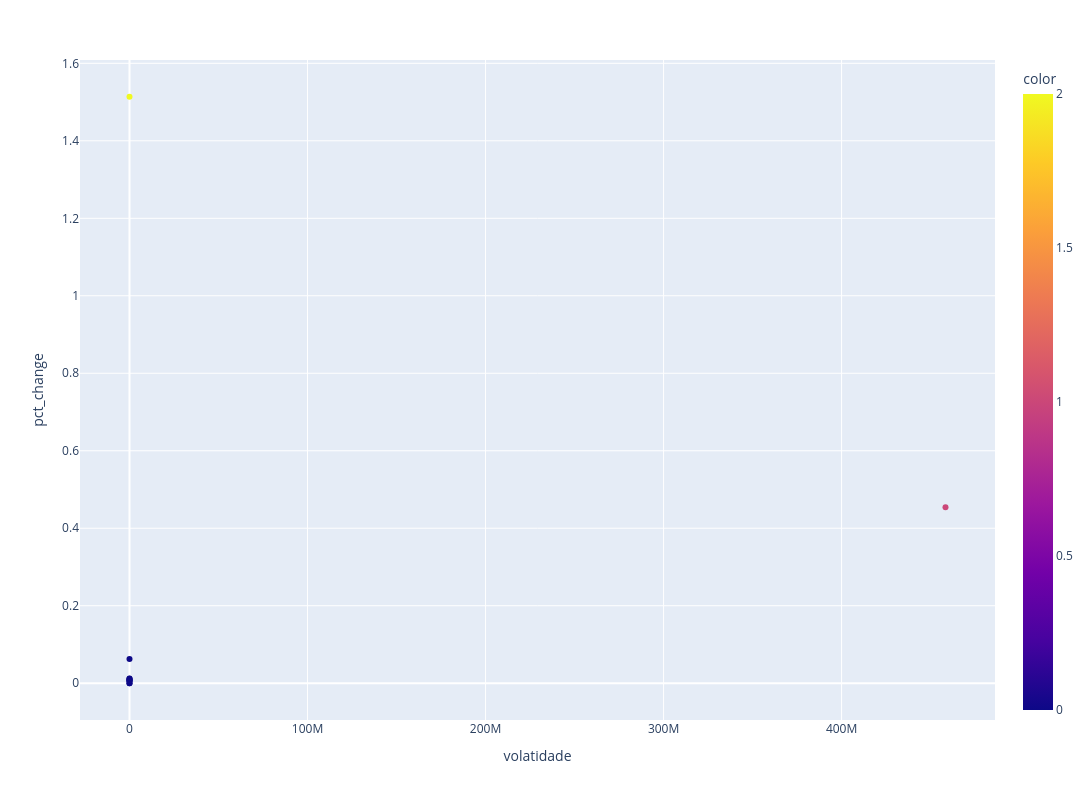

This figure's notebook cell:
### Code cell
kmeans_final = KMeans( n_clusters=3, max_iter=1000, random_state=42).fit(df_preprocessing)
fig = px.scatter(df_cluster, y='pct_change', x='volatidade',color=kmeans_final.labels_, hover_data='pct_change')
fig.update_layout(width=1200,height=800, autosize=False)
fig.update_traces(marker=dict( colorscale='Viridis', showscale=True))
fig.show()

### Figure 1 — Plotly figure (JSON) as saved in the notebook; plotly's stock layout.template omitted (floating-point values rounded to 4 significant figures)
{"data": [{"hovertemplate": "volatidade=%{x}<br>pct_change=%{y}<br>color=%{marker.color}<extra></extra>", "legendgroup": "", "marker": {"color": [0, 0, 0, 0, 0, 0, 0, 2, 0, 0, 1], "coloraxis": "coloraxis", "colorscale": [[0, "#440154"], [0.1111, "#482878"], [0.2222, "#3e4989"], [0.3333, "#31688e"], [0.4444, "#26828e"], [0.5556, "#1f9e89"], [0.6667, "#35b779"], [0.7778, "#6ece58"], [0.8889, "#b5de2b"], [1, "#fde725"]], "showscale": true, "symbol": "circle"}, "mode": "markers", "name": "", "orientation": "v", "showlegend": false, "type": "scatter", "x": [84.42, 28.18, 8.723, 0.1051, 5.421, 0.2761, 7.881, 1736.0, 1.425, 1.089, 458400000.0], "xaxis": "x", "y": [0.01149, 0.01223, 0.008755, 0.007403, -0.0001059, 0, 0.006678, 1.514, 0.005114, 0.06227, 0.4541], "yaxis": "y"}], "layout": {"autosize": false, "coloraxis": {"colorbar": {"title": {"text": "color"}}, "colorscale": [[0, "#0d0887"], [0.1111, "#46039f"], [0.2222, "#7201a8"], [0.3333, "#9c179e"], [0.4444, "#bd3786"], [0.5556, "#d8576b"], [0.6667, "#ed7953"], [0.7778, "#fb9f3a"], [0.8889, "#fdca26"], [1, "#f0f921"]]}, "height": 800, "legend": {"tracegroupgap": 0}, "margin": {"t": 60}, "width": 1200, "xaxis": {"anchor": "y", "domain": [0, 1], "title": {"text": "volatidade"}}, "yaxis": {"anchor": "x", "domain": [0, 1], "title": {"text": "pct_change"}}}}
